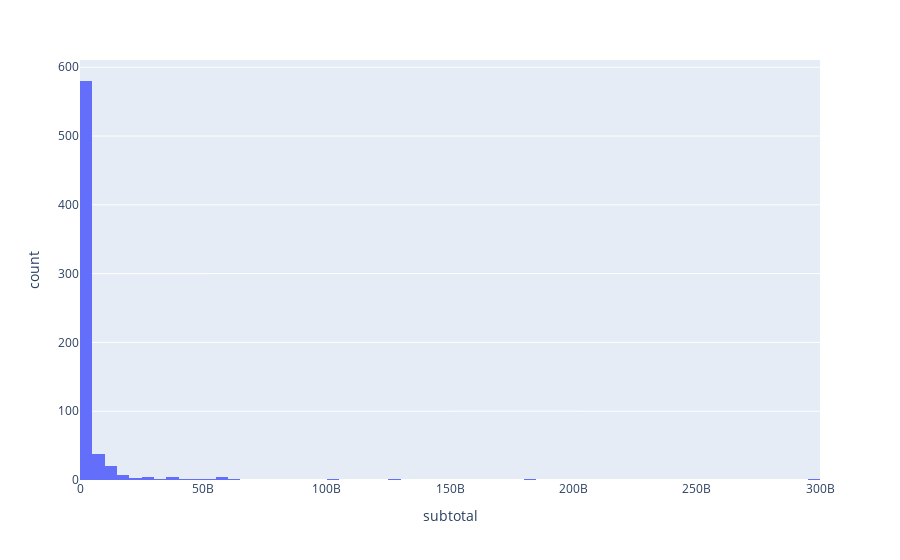

The code cell stored with this chart in its notebook:
### Markdown cell above
Cream adalah product dengan kontribusi profit tertinggi dengan persentase 29%

### Code cell
px.histogram(df, x='subtotal')

### Figure 1 — Plotly figure (JSON) as saved in the notebook; plotly's stock layout.template omitted (floating-point values rounded to 4 significant figures; data arrays with more than 128 entries replaced by an {"elided": "..."} marker saying what was removed)
{"data": [{"alignmentgroup": "True", "bingroup": "x", "hovertemplate": "subtotal=%{x}<br>count=%{y}<extra></extra>", "legendgroup": "", "marker": {"color": "#636efa", "pattern": {"shape": ""}}, "name": "", "offsetgroup": "", "orientation": "v", "showlegend": false, "type": "histogram", "x": {"elided": "672 int values"}, "xaxis": "x", "yaxis": "y"}], "layout": {"barmode": "relative", "legend": {"tracegroupgap": 0}, "margin": {"t": 60}, "xaxis": {"anchor": "y", "domain": [0, 1], "title": {"text": "subtotal"}}, "yaxis": {"anchor": "x", "domain": [0, 1], "title": {"text": "count"}}}}
